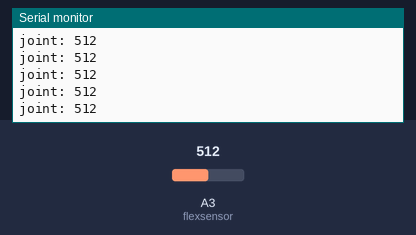
A sketch run on a simulated Arduino Uno, built with avr-gcc and run on an emulated ATmega328P. Shown: the last lines printed to the serial monitor. Inputs (shaded band) come from the test bench; at power-on: A3 (flexsensor) = 512.

Above: at 1.2 s.
1.3 s: A3 (flexsensor) set to 716
At 1.56 s:
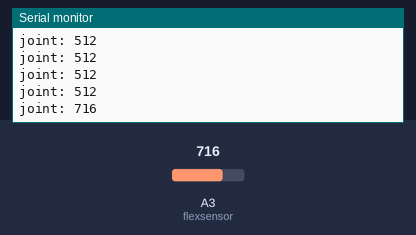
2.8 s: A3 (flexsensor) set to 900
At 2.96 s:
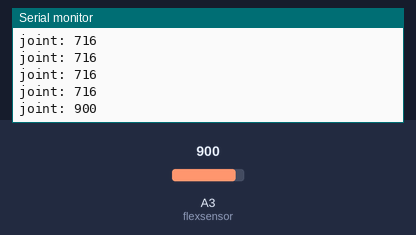
Timing chart, 0 to 5.8 s (numbered marks = the images above; inputs shaded):
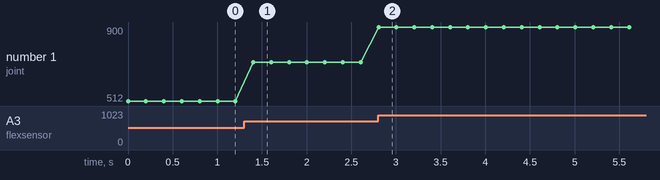

Measured:
- after the input at 1.3 s, the serial monitor: prints a new line after 0.10 s (image 1)
- after the input at 2.8 s, the serial monitor: prints a new line at once (image 2)
- plotted number 1: 512 → 716 after the input at 1.3 s, 716 → 900 after the input at 2.8 s

The sketch:

flex.ino
```cpp
int flexsensor = A3;

void setup()
{
  Serial.begin(9600);
  pinMode(flexsensor, INPUT);
}

void loop()
{
  int Value;
  Value = analogRead(flexsensor);
  Serial.print("joint: ");
  Serial.println(Value);

  delay(200);
} 
```
